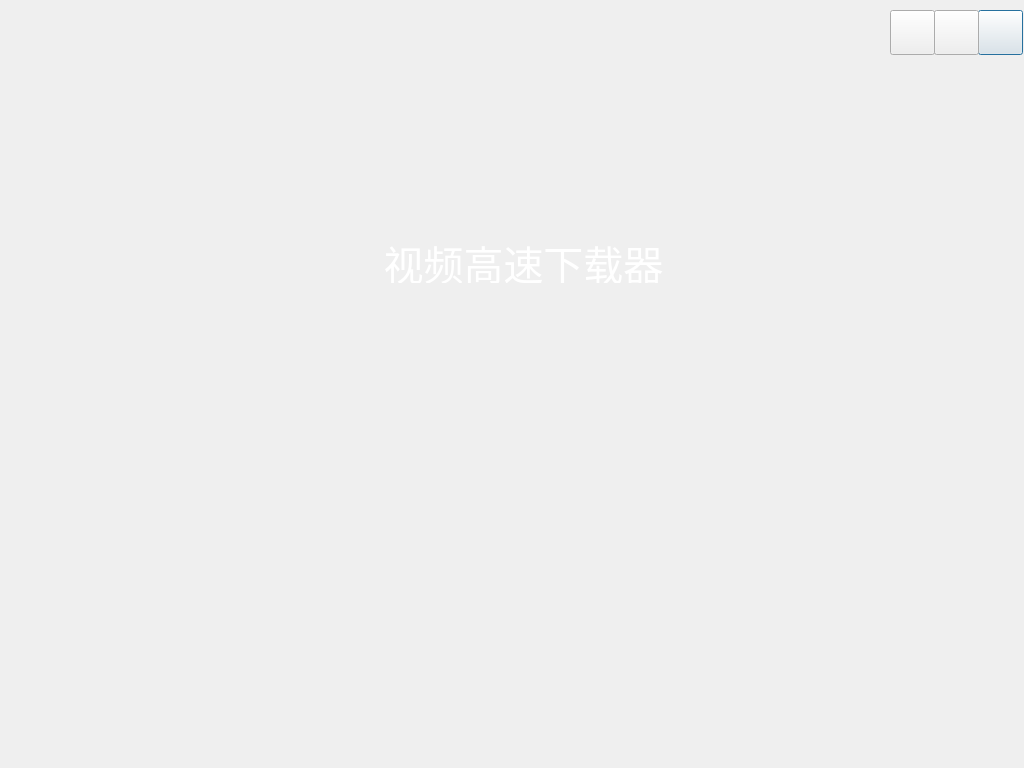
<?xml version="1.0" encoding="UTF-8"?>
<ui version="4.0">
 <class>MainWindow</class>
 <widget class="QDialog" name="MainWindow">
  <property name="enabled">
   <bool>true</bool>
  </property>
  <property name="geometry">
   <rect>
    <x>0</x>
    <y>0</y>
    <width>1024</width>
    <height>768</height>
   </rect>
  </property>
  <property name="windowTitle">
   <string>高速视频下载器</string>
  </property>
  <widget class="QWidget" name="centralWidget" native="true">
   <property name="geometry">
    <rect>
     <x>0</x>
     <y>0</y>
     <width>1024</width>
     <height>768</height>
    </rect>
   </property>
   <property name="styleSheet">
    <string notr="true">QWidget#centralWidget{border-image: url(:/images/mainBackgound.png);}QPushButton:menu-indicator{image:None;}</string>
   </property>
   <widget class="QToolButton" name="videoDownloadBtn">
    <property name="enabled">
     <bool>true</bool>
    </property>
    <property name="geometry">
     <rect>
      <x>170</x>
      <y>318</y>
      <width>165</width>
      <height>165</height>
     </rect>
    </property>
    <property name="minimumSize">
     <size>
      <width>165</width>
      <height>165</height>
     </size>
    </property>
    <property name="font">
     <font>
      <family>仿宋_GB2312</family>
      <pointsize>14</pointsize>
     </font>
    </property>
    <property name="styleSheet">
     <string notr="true">QToolButton{background-image: url(:/images/videoDownload.png);border-width:0px; border-radius: 5;border-style:solid; border-color: white;}
QToolButton:hover{border-width:2px;}
QToolButton:pressed{background-image: url(:/images/videoDownload_Pressed.png);}
QToolButton:disabled{background-image: url(:/images/videoDownload_disable.png);}</string>
    </property>
    <property name="text">
     <string/>
    </property>
    <property name="iconSize">
     <size>
      <width>32</width>
      <height>32</height>
     </size>
    </property>
    <property name="toolButtonStyle">
     <enum>Qt::ToolButtonTextUnderIcon</enum>
    </property>
    <property name="autoRaise">
     <bool>false</bool>
    </property>
   </widget>
   <widget class="QToolButton" name="screenBtn">
    <property name="enabled">
     <bool>true</bool>
    </property>
    <property name="geometry">
     <rect>
      <x>170</x>
      <y>504</y>
      <width>165</width>
      <height>165</height>
     </rect>
    </property>
    <property name="minimumSize">
     <size>
      <width>165</width>
      <height>165</height>
     </size>
    </property>
    <property name="font">
     <font>
      <family>仿宋_GB2312</family>
      <pointsize>14</pointsize>
     </font>
    </property>
    <property name="styleSheet">
     <string notr="true">QToolButton{background-image: url(:/images/screen.png);border-width:0px; border-radius: 5;border-style:solid; border-color: white;}
QToolButton:hover{border-width:2px;}
QToolButton:pressed{background-image: url(:/images/screen_pressed.png);}
QToolButton:disabled{background-image: url(:/images/screen_disable.png);}</string>
    </property>
    <property name="text">
     <string/>
    </property>
    <property name="iconSize">
     <size>
      <width>32</width>
      <height>32</height>
     </size>
    </property>
    <property name="toolButtonStyle">
     <enum>Qt::ToolButtonTextUnderIcon</enum>
    </property>
    <property name="autoRaise">
     <bool>false</bool>
    </property>
   </widget>
   <widget class="QToolButton" name="fileBtn">
    <property name="enabled">
     <bool>true</bool>
    </property>
    <property name="geometry">
     <rect>
      <x>352</x>
      <y>504</y>
      <width>165</width>
      <height>165</height>
     </rect>
    </property>
    <property name="minimumSize">
     <size>
      <width>165</width>
      <height>165</height>
     </size>
    </property>
    <property name="font">
     <font>
      <family>仿宋_GB2312</family>
      <pointsize>14</pointsize>
     </font>
    </property>
    <property name="styleSheet">
     <string notr="true">QToolButton{background-image: url(:/images/file.png);border-width:0px; border-radius: 5;border-style:solid; border-color: white;}
QToolButton:hover{border-width:2px;}
QToolButton:pressed{background-image: url(:/images/file_pressed.png);}
QToolButton:disabled{background-image: url(:/images/file_disable.png);}</string>
    </property>
    <property name="text">
     <string/>
    </property>
    <property name="iconSize">
     <size>
      <width>32</width>
      <height>32</height>
     </size>
    </property>
    <property name="toolButtonStyle">
     <enum>Qt::ToolButtonTextUnderIcon</enum>
    </property>
    <property name="autoRaise">
     <bool>false</bool>
    </property>
   </widget>
   <widget class="QToolButton" name="userManagerBtn">
    <property name="enabled">
     <bool>true</bool>
    </property>
    <property name="geometry">
     <rect>
      <x>534</x>
      <y>504</y>
      <width>165</width>
      <height>165</height>
     </rect>
    </property>
    <property name="minimumSize">
     <size>
      <width>165</width>
      <height>165</height>
     </size>
    </property>
    <property name="font">
     <font>
      <family>仿宋_GB2312</family>
      <pointsize>14</pointsize>
     </font>
    </property>
    <property name="styleSheet">
     <string notr="true">QToolButton{background-image: url(:/images/user_manager.png);border-width:0px; border-radius: 5;border-style:solid; border-color: white;}
QToolButton:hover{border-width:2px;}
QToolButton:pressed{background-image: url(:/images/user_manager_pressed.png);}
QToolButton:disabled{background-image: url(:/images/user_manager_disable.png);}</string>
    </property>
    <property name="text">
     <string/>
    </property>
    <property name="iconSize">
     <size>
      <width>32</width>
      <height>32</height>
     </size>
    </property>
    <property name="toolButtonStyle">
     <enum>Qt::ToolButtonTextUnderIcon</enum>
    </property>
    <property name="autoRaise">
     <bool>false</bool>
    </property>
   </widget>
   <widget class="QToolButton" name="logBtn">
    <property name="enabled">
     <bool>true</bool>
    </property>
    <property name="geometry">
     <rect>
      <x>716</x>
      <y>504</y>
      <width>165</width>
      <height>165</height>
     </rect>
    </property>
    <property name="minimumSize">
     <size>
      <width>165</width>
      <height>165</height>
     </size>
    </property>
    <property name="font">
     <font>
      <family>仿宋_GB2312</family>
      <pointsize>14</pointsize>
     </font>
    </property>
    <property name="styleSheet">
     <string notr="true">QToolButton{background-image: url(:/images/log.png);border-width:0px; border-radius: 5;border-style:solid; border-color: white;}
QToolButton:hover{border-width:2px;}
QToolButton:pressed{background-image: url(:/images/log_pressed.png);}
QToolButton:disabled{background-image: url(:/images/log_disable.png);}</string>
    </property>
    <property name="text">
     <string/>
    </property>
    <property name="iconSize">
     <size>
      <width>32</width>
      <height>32</height>
     </size>
    </property>
    <property name="toolButtonStyle">
     <enum>Qt::ToolButtonTextUnderIcon</enum>
    </property>
    <property name="autoRaise">
     <bool>false</bool>
    </property>
   </widget>
   <widget class="QToolButton" name="toolBtn">
    <property name="enabled">
     <bool>true</bool>
    </property>
    <property name="geometry">
     <rect>
      <x>716</x>
      <y>318</y>
      <width>165</width>
      <height>165</height>
     </rect>
    </property>
    <property name="minimumSize">
     <size>
      <width>165</width>
      <height>165</height>
     </size>
    </property>
    <property name="font">
     <font>
      <family>仿宋_GB2312</family>
      <pointsize>14</pointsize>
     </font>
    </property>
    <property name="styleSheet">
     <string notr="true">QToolButton{background-image: url(:/images/tool.png);border-width:0px; border-radius: 5;border-style:solid; border-color: white;}
QToolButton:hover{border-width:2px;}
QToolButton:pressed{background-image: url(:/images/tool_pressed.png);}
QToolButton:disabled{background-image: url(:/images/tool_disable.png);}</string>
    </property>
    <property name="text">
     <string/>
    </property>
    <property name="iconSize">
     <size>
      <width>32</width>
      <height>32</height>
     </size>
    </property>
    <property name="toolButtonStyle">
     <enum>Qt::ToolButtonTextUnderIcon</enum>
    </property>
    <property name="autoRaise">
     <bool>false</bool>
    </property>
   </widget>
   <widget class="QToolButton" name="diskBtn">
    <property name="enabled">
     <bool>true</bool>
    </property>
    <property name="geometry">
     <rect>
      <x>352</x>
      <y>318</y>
      <width>165</width>
      <height>165</height>
     </rect>
    </property>
    <property name="minimumSize">
     <size>
      <width>165</width>
      <height>165</height>
     </size>
    </property>
    <property name="font">
     <font>
      <family>仿宋_GB2312</family>
      <pointsize>14</pointsize>
     </font>
    </property>
    <property name="styleSheet">
     <string notr="true">QToolButton{background-image: url(:/images/disk.png);border-width:0px; border-radius: 5;border-style:solid; border-color: white;}

QToolButton:hover{border-width:2px;}

QToolButton:pressed{background-image: url(:/images/disk_pressed.png);}

QToolButton:disabled{background-image: url(:/images/disk_disable.png);}</string>
    </property>
    <property name="text">
     <string/>
    </property>
    <property name="iconSize">
     <size>
      <width>32</width>
      <height>32</height>
     </size>
    </property>
    <property name="toolButtonStyle">
     <enum>Qt::ToolButtonTextUnderIcon</enum>
    </property>
    <property name="autoRaise">
     <bool>false</bool>
    </property>
   </widget>
   <widget class="QToolButton" name="shareBtn">
    <property name="enabled">
     <bool>true</bool>
    </property>
    <property name="geometry">
     <rect>
      <x>534</x>
      <y>318</y>
      <width>165</width>
      <height>165</height>
     </rect>
    </property>
    <property name="minimumSize">
     <size>
      <width>165</width>
      <height>165</height>
     </size>
    </property>
    <property name="font">
     <font>
      <family>仿宋_GB2312</family>
      <pointsize>14</pointsize>
     </font>
    </property>
    <property name="styleSheet">
     <string notr="true">QToolButton{background-image: url(:/images/share.png);border-width:0px; border-radius: 5;border-style:solid; border-color: white;}
QToolButton:hover{border-width:2px;} QToolButton:pressed{background-image: url(:/images/share_pressed.png);}
QToolButton:disabled{background-image: url(:/images/share_disable.png);}</string>
    </property>
    <property name="text">
     <string/>
    </property>
    <property name="iconSize">
     <size>
      <width>32</width>
      <height>32</height>
     </size>
    </property>
    <property name="toolButtonStyle">
     <enum>Qt::ToolButtonTextUnderIcon</enum>
    </property>
    <property name="autoRaise">
     <bool>false</bool>
    </property>
   </widget>
   <widget class="QLabel" name="logo">
    <property name="geometry">
     <rect>
      <x>404</x>
      <y>8</y>
      <width>241</width>
      <height>241</height>
     </rect>
    </property>
    <property name="styleSheet">
     <string notr="true">border-image: url(:/images/logo.png)</string>
    </property>
    <property name="text">
     <string/>
    </property>
   </widget>
   <widget class="QPushButton" name="closeBtn">
    <property name="geometry">
     <rect>
      <x>978</x>
      <y>10</y>
      <width>45</width>
      <height>45</height>
     </rect>
    </property>
    <property name="toolTip">
     <string>关机</string>
    </property>
    <property name="text">
     <string/>
    </property>
    <property name="icon">
     <iconset resource="fastvideo.qrc">
      <normaloff>:/images/shutdown.png</normaloff>:/images/shutdown.png</iconset>
    </property>
    <property name="iconSize">
     <size>
      <width>45</width>
      <height>45</height>
     </size>
    </property>
   </widget>
   <widget class="QPushButton" name="minBtn">
    <property name="geometry">
     <rect>
      <x>934</x>
      <y>10</y>
      <width>45</width>
      <height>45</height>
     </rect>
    </property>
    <property name="toolTip">
     <string>Min</string>
    </property>
    <property name="text">
     <string/>
    </property>
    <property name="icon">
     <iconset resource="fastvideo.qrc">
      <normaloff>:/images/min.png</normaloff>:/images/min.png</iconset>
    </property>
    <property name="iconSize">
     <size>
      <width>45</width>
      <height>45</height>
     </size>
    </property>
   </widget>
   <widget class="QPushButton" name="moreBtn">
    <property name="geometry">
     <rect>
      <x>890</x>
      <y>10</y>
      <width>45</width>
      <height>45</height>
     </rect>
    </property>
    <property name="toolTip">
     <string>More</string>
    </property>
    <property name="text">
     <string/>
    </property>
    <property name="icon">
     <iconset resource="fastvideo.qrc">
      <normaloff>:/images/more.png</normaloff>:/images/more.png</iconset>
    </property>
    <property name="iconSize">
     <size>
      <width>45</width>
      <height>45</height>
     </size>
    </property>
   </widget>
   <widget class="QLabel" name="labelProduct">
    <property name="geometry">
     <rect>
      <x>170</x>
      <y>242</y>
      <width>707</width>
      <height>41</height>
     </rect>
    </property>
    <property name="styleSheet">
     <string notr="true">QLabel{
  	font-size:40px;
	color: rgb(255, 255, 255);
	font.family: &quot;楷体&quot;;
}</string>
    </property>
    <property name="text">
     <string>视频高速下载器</string>
    </property>
    <property name="alignment">
     <set>Qt::AlignCenter</set>
    </property>
   </widget>
  </widget>
 </widget>
 <layoutdefault spacing="6" margin="11"/>
 <resources>
  <include location="fastvideo.qrc"/>
 </resources>
 <connections/>
</ui>
